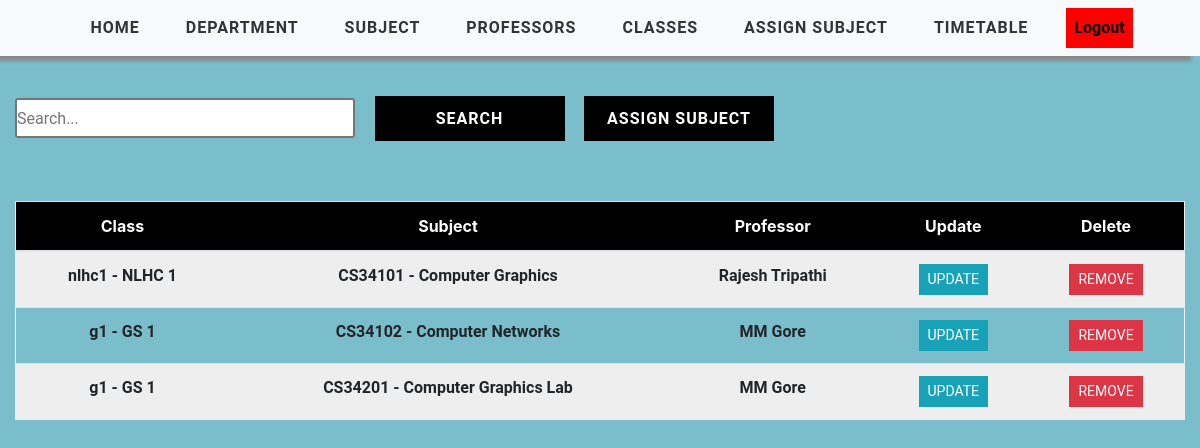
/classcourse/ (signed in), run on an earlier commit of the app's database.
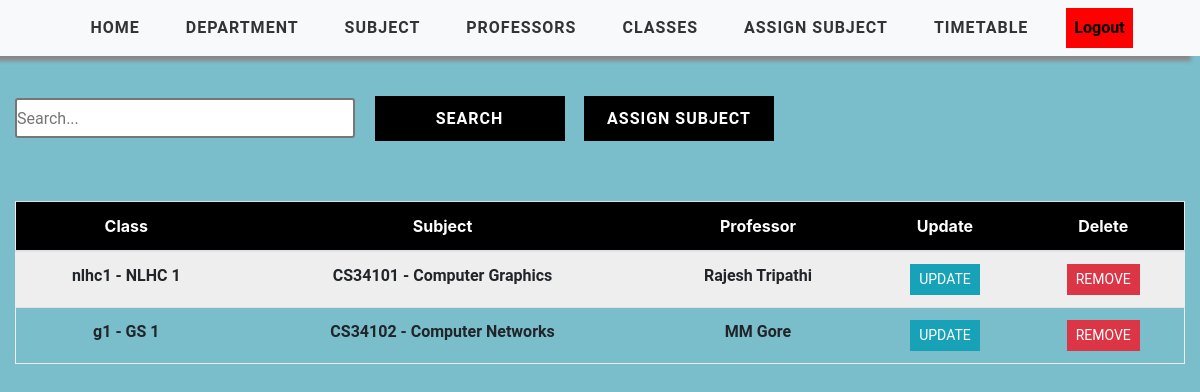
And on a later commit of the database.
### timetableapp/models.py (models this page shows, shortened)
class ClassCourse(models.Model):
    user = models.ForeignKey(User, on_delete=models.CASCADE, null=True, blank=True)
    class Meta:
        unique_together = ('user','class_id', 'course_id')
    class_id = models.ForeignKey(Class, on_delete=models.CASCADE)
    professor_id = models.ForeignKey(Professor, on_delete=models.CASCADE, null=True, blank=True)
    course_id = models.ForeignKey(Course, on_delete=models.CASCADE)

class Class(models.Model):
    WEEK_DAY = (
    ('Monday', 'Monday'),
    ('Tuesday', 'Tuesday'),
    ('Wednesday', 'Wednesday'),
    ('Thursday', 'Thursday'),
    ('Friday', 'Friday'),
    ('Saturday', 'Saturday')
    )
    user = models.ForeignKey(User, on_delete=models.CASCADE, null=True, blank=True)
    class_id = models.CharField(max_length=2000)
    class_name = models.CharField(max_length=2000)
    class_strength=models.IntegerField(null=True,default=100)
    week_day = MultiSelectField(max_length=2000, choices=WEEK_DAY, max_choices=6)
    no_sessions = models.PositiveIntegerField(default = 8)
    class_mins = models.PositiveIntegerField(default = 60)
    start_time = models.TimeField(default=time(8,00))
    end_time = models.TimeField(default=time(18,00))
    break_start = models.TimeField(null=True,blank=True, default=time(12,00))
    break_end = models.TimeField(null=True,blank=True, default=time(13,00))
    class Meta:
        unique_together = ('user','class_id')
    def __str__(self):
        return self.class_id + ' - ' + self.class_name

class Course(models.Model):
    COURSE_TYPE = (
        ('Theory', 'Theory'),
        ('Lab', 'Lab')
    )
    user = models.ForeignKey(User, on_delete=models.CASCADE, null=True, blank=True)
    department = models.ForeignKey(Department, on_delete=models.CASCADE)
    course_id = models.CharField(max_length=1000)
    course_name = models.CharField(max_length=1000)
    course_type = models.CharField(max_length=200, choices=COURSE_TYPE)
    credit_hours = models.PositiveIntegerField()
    contact_hours = models.PositiveIntegerField()
    class Meta:
        unique_together = ('user','course_id')
    def __str__(self):
        return self.course_id + ' - ' + self.course_name

class Professor(models.Model):
    user = models.ForeignKey(User, on_delete=models.CASCADE, null=True, blank=True)
    professor_id = models.CharField(max_length=2000,primary_key=True)
    professor_name = models.CharField(max_length=2000)
    dob = models.DateField(default=datetime.datetime.today().strftime('%Y-%m-%d'))
    working_hours = models.IntegerField(null=True,default=100)
    available_hours = models.IntegerField(null=True,default=100)
    professor_email = models.EmailField(default="")
    def __str__(self):
        return self.professor_name

### timetableapp/views.py (the view)
# urls.py: path('classcourse/', views.ClassCourseTable, name='view-classcourse'),
@login_required(login_url='login')
def ClassCourseTable(request):
    AssignList= ClassCourse.objects.filter(user=request.user)
    context = {'AssignList': AssignList}
    return render(request, 'timetableapp/ClassCourseTable.html', context)

### timetableapp/templates/timetableapp/ClassCourseTable.html
{% extends 'timetableapp/main.html' %}
{% load static %}
{% block content %}
<div class="viewcontainer">
    <div class="container-fluid">
    <div class="search">
        <input type="text" class="searchbox" placeholder="Search...">
        <input type="submit" value="Search" class="searchButton">
        <a href="{% url 'add-classcourse' %}"><button class="searchButton">Assign Subject </button></a>
    </div>
        <table class="table text-center">
            <thead class="table-header" style="color: white;">
			<tr>
                <div class="header__item filter__link" >
                   <th scope="col" class="text-center">Class</th>
                </div>
                <div class="header__item filter__link">
                  <th class="text-center" scope="col">Subject</th>
                </div>
                <div class="header__item filter__link">
                   <th class="text-center" scope="col">Professor</th>
                </div>
                <div class="header__item filter__link">
                    <th class="text-center" scope="col">Update</th>
                </div>
                <div class="header__item filter__link">
                     <th class="text-center" scope="col">Delete</th>
                </div>
			</tr>
            </thead>
			<tbody class="tab-content">
                {% for assign in AssignList %}
				<tr class="table-row text-center">
                        <th scope="row" class="table-data" style="height: 10vh important;">{{ assign.class_id }}</th>
						<th scope="row" class="table-data" style="height: min-content;" >{{ assign.course_id }}</th>
						<th scope="row" class="table-data"style="height: min-content;"> {{ assign.professor_id}}</th>
                        <th scope="row" class="table-data"style="height: min-content;"> <a href="{% url 'update-classcourse' assign.id %}" class="btn btn-sm btn-info">Update</a></th>
                        <th scope="row" class="table-data"style="height: min-content;"> <a href="{% url 'delete-classcourse' assign.id %}" class="btn btn-sm btn-danger" >Remove</a></th>
					</tr>
                {% endfor %}
            </tbody>
        </table>
      </div>
</div>
{% endblock %}

What changed in the data, as far as the page shows it:
no longer on this page (row edited): ClassCourse: class_id "g1 - GS 1", course_id "CS34201 - Computer Graphics Lab", professor_id "MM Gore"
